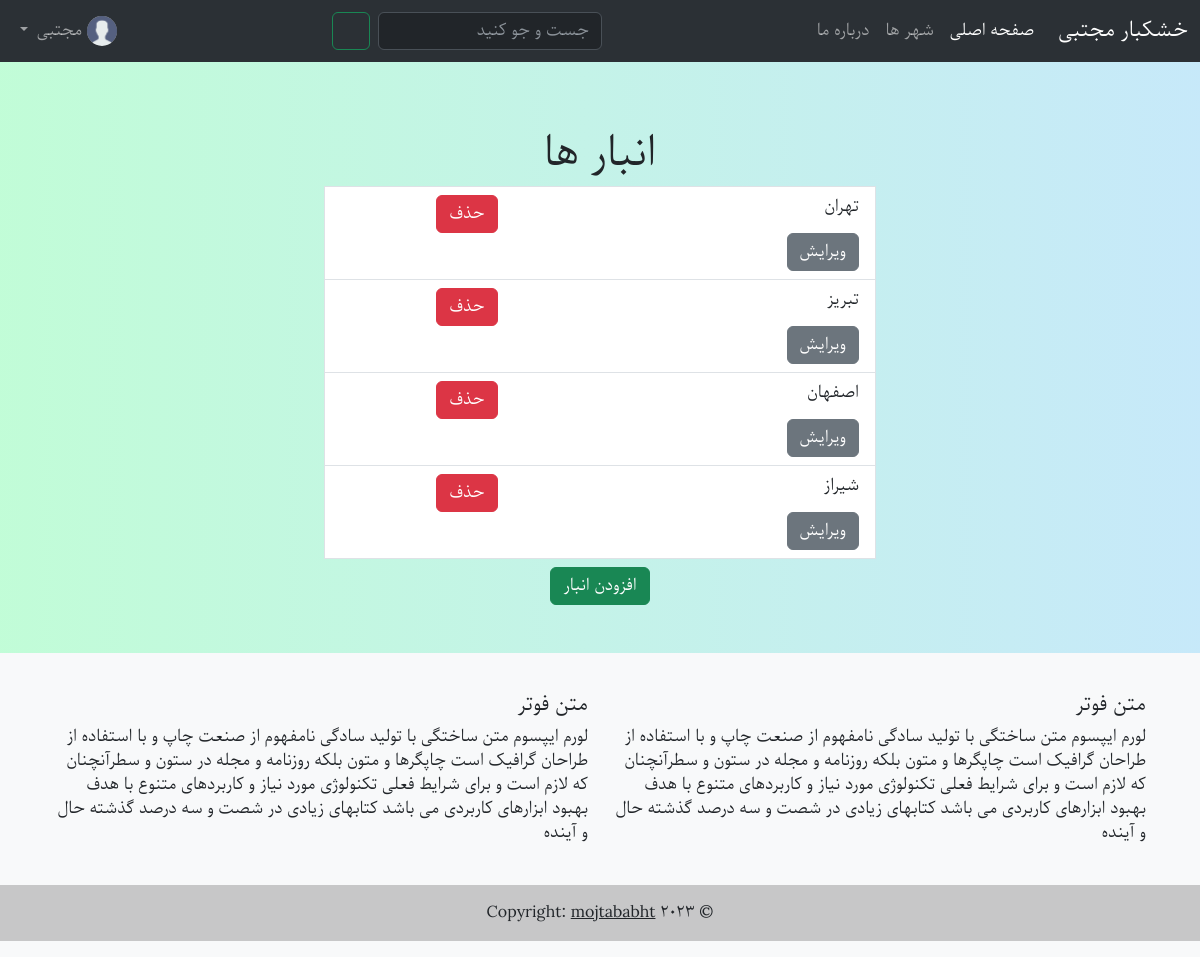
The page /inventory/ (signed in) on the database its author committed.
### account/models.py (models this page shows, shortened)
class CustomUser(AbstractUser):
    username = None
    phone_no=models.CharField(max_length=11,unique=True,validators=[
            RegexValidator(
                regex=r'^\+?1?\d{9,11}$',
                message="Phone number must be in the format: '0999999999'. Up to 11 digits allowed."
            ),
        ])
    avatar=models.ImageField(default='avatar.png')
    USERNAME_FIELD = 'phone_no'
    REQUIRED_FIELDS = []
    objects = CustomUserManager()

### shop/models.py (models this page shows, shortened)
class Inventory(models.Model):
    city=models.OneToOneField('City',on_delete=models.CASCADE)

class City(models.Model):
    name=models.CharField(max_length=100)
    def __str__(self):
        return self.name

### shop/views.py (the view)
# urls.py: path('inventory/', InventoryView.as_view(), name='inventory'),
class InventoryView(UserPassesTestMixin,ListView):
    model = Inventory
    template_name = 'inventory.html'
    def test_func(self):
        return self.request.user.is_superuser

### templates/inventory.html
{% extends 'base.html' %}
{% block content %}
    <ul class="list-group m-5 align-items-center">
        <h1>انبار ها</h1>
        {% for inventory in inventory_list %}
            <li class="list-group-item city-list w-50">
                <div class="row">
                    <div class="col-8"> {{ inventory.city }}</div>
                    <div class="col">
                        <a href="{% url 'inventorydelete' inventory.id %}" class="btn btn-danger">حذف</a>
                    </div>
                    <div class="col">
                        <a href="{% url 'inventoyupdate' inventory.id %}" class="btn btn-secondary">ویرایش</a>
                    </div>
                </div>
            </li>
        {% endfor %}
        <a href="{% url 'inventorycreate' %}" class="btn btn-success mt-2">افزودن انبار</a>
    </ul>
{% endblock %}

### templates/base.html (shortened to what this page needs)
{% load static %}
{% load humanize %}
<!DOCTYPE html>
<html lang="fa" dir="rtl" class="h-100">
<head>
    <link rel="stylesheet" href="{% static 'css/bootstrap.min.css' %}">
    <link rel="stylesheet" href="{% static 'css/style.css' %}">
    <link href="{% static 'css/select2.min.css' %}" rel="stylesheet"/>
</head>
<body class="d-flex flex-column h-100">
<nav class="navbar navbar-expand-lg bg-body-tertiary" data-bs-theme="dark">
    <div class="container-fluid">
        <a class="navbar-brand" href="{% url 'products' %}">خشکبار مجتبی</a>
        <div class="collapse navbar-collapse" id="navbarSupportedContent">
            <ul class="navbar-nav me-auto mb-2 mb-lg-0">
                <li class="nav-item">
                    <a class="nav-link active" aria-current="page" href="{% url 'products' %}">صفحه اصلی</a>
                </li>
                <li class="nav-item">
                    <a class="nav-link" href="{% url 'cities' %}">شهر ها</a>
                </li>
                <li class="nav-item">
                    <a class="nav-link" href="{% url 'aboutus' %}">درباره ما</a>
                </li>
            </ul>
            <ul class="navbar-nav me-auto mb-2 mb-lg-0">
                <li class="nav-item">
                    <form class="d-flex" role="search" action="{% url 'search' %}" method="get">
                        <input class="form-control me-2" type="search" placeholder="جست و جو کنید" aria-label="Search"
                               name="search">
                        <button class="btn btn-outline-success d-flex align-items-center" type="submit"><i
                                class="fa fa-search"></i></button>
                    </form>
                </li>
            </ul>
            <div class="nav-item dropdown navbar-nav mb-2 mb-lg-0">
                {% if user.is_authenticated %}
                    <a class="nav-link dropdown-toggle" href="#" role="button" data-bs-toggle="dropdown"
                       aria-expanded="false">
                        <img src="{{ user.avatar.url }}" class="rounded-circle" style="width:30px;" alt="Avatar">
                        {{ user.first_name }}
                    </a>
                {% else %}
                    <a class="nav-link" href="{% url 'login' %}">ورود/ثبت نام</a>
                {% endif %}
            </div>
        </div>
    </div>
</nav>
<div id="content">
    {% block content %}{% endblock content %}
</div>
<footer class="footer mt-auto py-3 bg-light text-center text-lg-start ">
    <div class="container p-4">
        <div class="row">
            <div class="col-lg-6 col-md-12 mb-4 mb-md-0">
                <h5 class="text-uppercase">متن فوتر</h5>
                <p>
                    لورم ایپسوم متن ساختگی با تولید سادگی نامفهوم از صنعت چاپ و با استفاده از طراحان گرافیک است چاپگرها
                    و متون بلکه روزنامه و مجله در ستون و سطرآنچنان که لازم است و برای شرایط فعلی تکنولوژی مورد نیاز و
                    کاربردهای متنوع با هدف بهبود ابزارهای کاربردی می باشد کتابهای زیادی در شصت و سه درصد گذشته حال و
                    آینده
                </p>
            </div>
            <div class="col-lg-6 col-md-12 mb-4 mb-md-0">
                <h5 class="text-uppercase">متن فوتر</h5>
                <p>
                    لورم ایپسوم متن ساختگی با تولید سادگی نامفهوم از صنعت چاپ و با استفاده از طراحان گرافیک است چاپگرها
                    و متون بلکه روزنامه و مجله در ستون و سطرآنچنان که لازم است و برای شرایط فعلی تکنولوژی مورد نیاز و
                    کاربردهای متنوع با هدف بهبود ابزارهای کاربردی می باشد کتابهای زیادی در شصت و سه درصد گذشته حال و
                    آینده
                </p>
            </div>
        </div>
    </div>
    <div class="text-center p-3" style="background-color: rgba(0, 0, 0, 0.2);">
        © 2023 Copyright:
        <a class="text-dark" href="https://github.com/mojtababht">mojtababht</a>
    </div>
</footer>
</body>
</html>

### static/css/style.css (style rules this page uses)
* { font-family: parastoo; }
body { background: #84fab0; background: -webkit-linear-gradient(to right, rgba(132, 250, 176, 0.5), rgba(143, 211, 244, 0.5)); background: linear-gradient(to right, rgba(132, 250, 176, 0.5), rgba(143, 211, 244, 0.5)) }
#content { margin-top: 20px; }

### rows shown on the page
CustomUser: avatar (placeholder picture), first_name "مجتبی"
Inventory: city "تهران"
Inventory: city "تبریز"
Inventory: city "اصفهان"
Inventory: city "شیراز"
